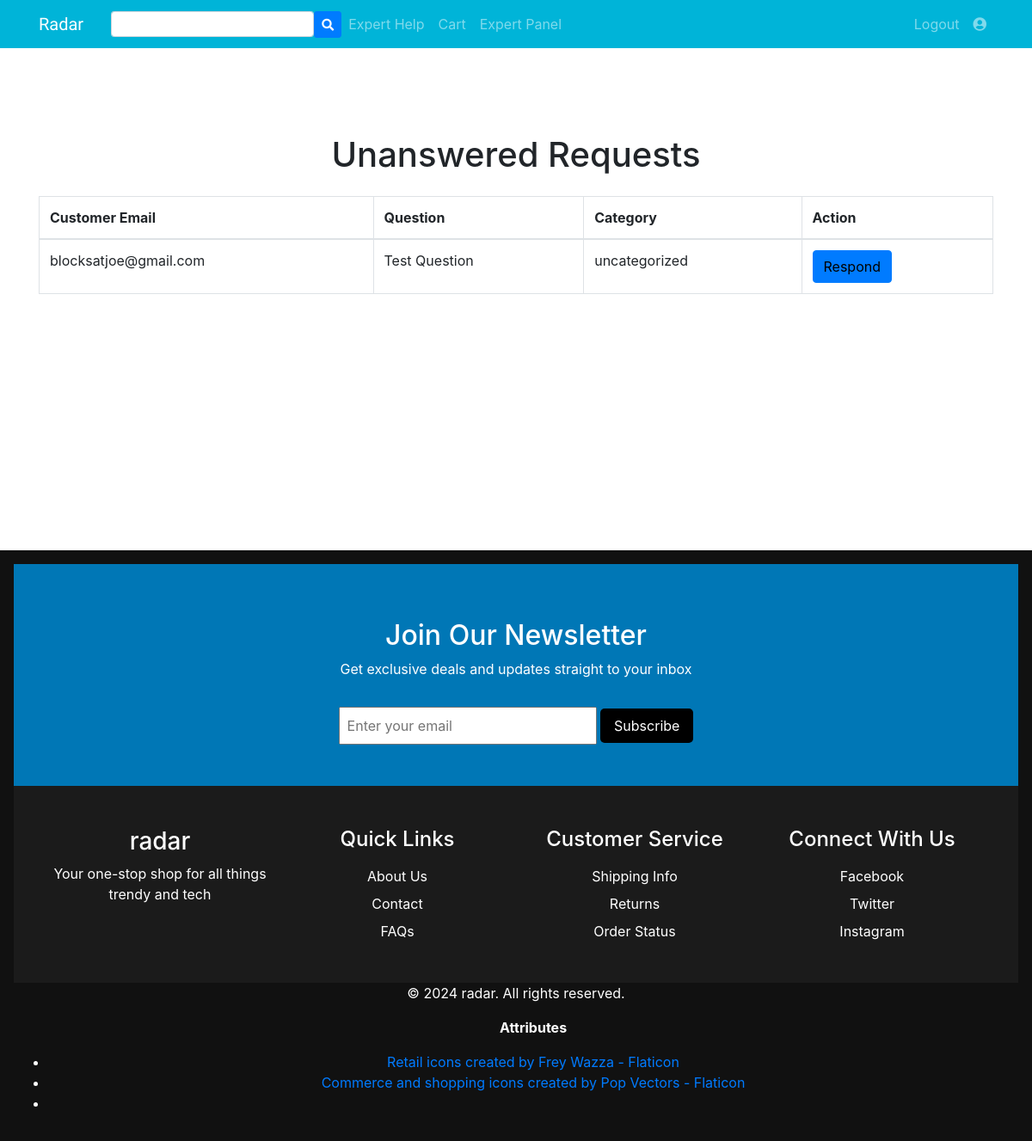
/expert_panel.php (signed in), run on an earlier commit of the app's database.
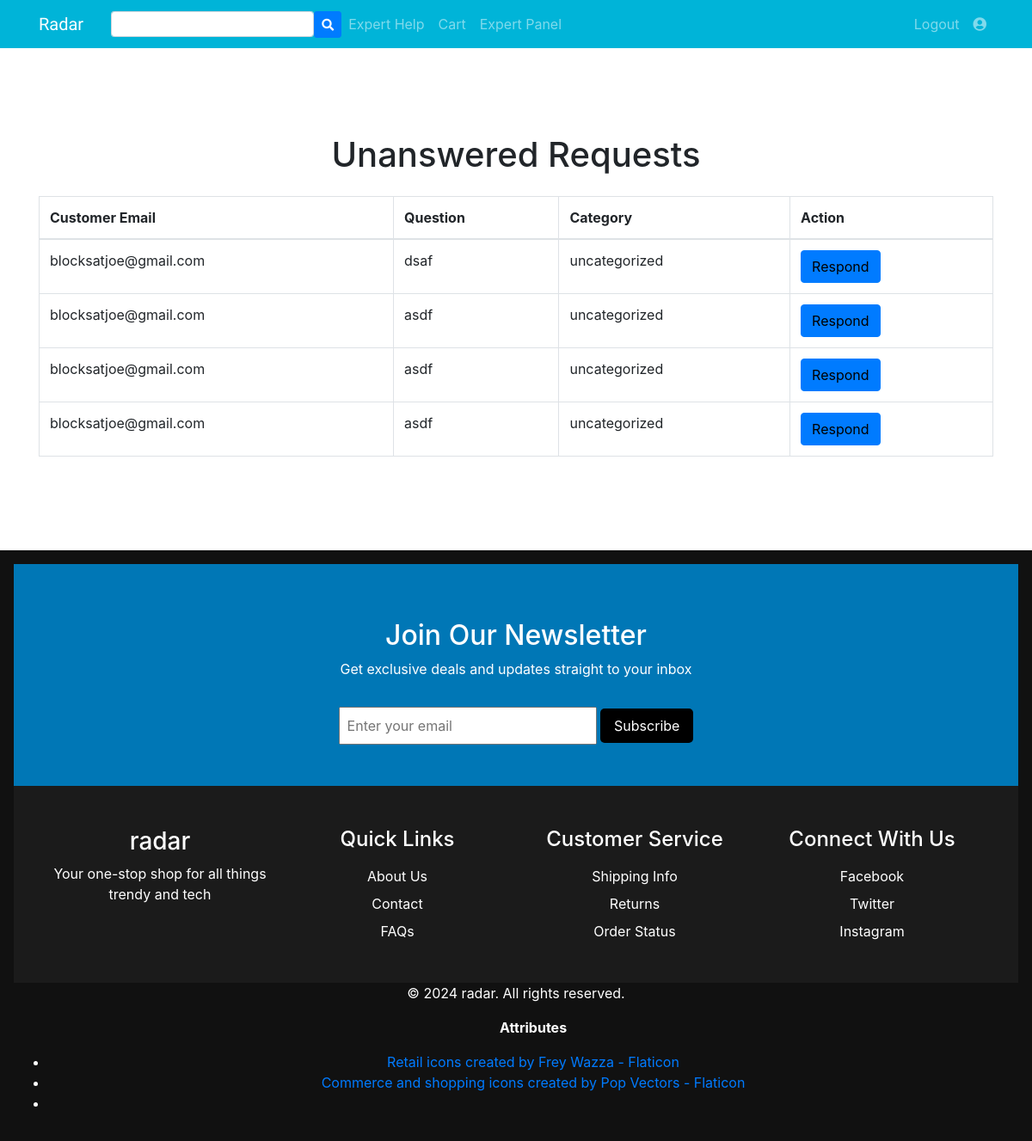
And on a later commit of the database.
### tables this page shows
CREATE TABLE `requests` (
  `id` int(11) NOT NULL,
  `customer_email` varchar(255) NOT NULL,
  `question` text NOT NULL,
  `category` enum('uncategorized','tech','fashion','home') DEFAULT 'uncategorized',
  `responded` tinyint(1) DEFAULT 0
);

### expert_panel.php (the view, shortened to what this page needs)
<?php
require("includes/common.php");
$query = "SELECT id, customer_email, question, category, responded FROM requests WHERE responded = 0 ORDER BY id DESC";
$result = mysqli_query($con, $query);
?>
<!DOCTYPE html>
<html lang="en">
<head>
    <link rel="stylesheet" href="includes/styles.css?v=1.0">
    <link rel="stylesheet" href="https://stackpath.bootstrapcdn.com/bootstrap/4.1.3/css/bootstrap.min.css">
    <link href="https://stackpath.bootstrapcdn.com/font-awesome/4.7.0/css/font-awesome.min.css" rel="stylesheet">
</head>
<body>
<?php include 'includes/navbar.php'; ?>
<div class="container" style="min-height: 600px; padding-top: 100px;">
    <h1 class="text-center mb-4">Unanswered Requests</h1>
    <?php if (mysqli_num_rows($result) > 0): ?>
        <table class="table table-bordered">
            <thead>
                <tr>
                    <th>Customer Email</th>
                    <th>Question</th>
                    <th>Category</th>
                    <th>Action</th>
                </tr>
            </thead>
            <tbody>
                <?php while ($row = mysqli_fetch_array($result)): ?>
                    <tr>
                        <td><?php echo htmlspecialchars($row['customer_email']); ?></td>
                        <td><?php echo htmlspecialchars($row['question']); ?></td>
                        <td><?php echo htmlspecialchars($row['category']); ?></td>
                        <td><a href="respond.php?id=<?php echo $row['id']; ?>" class="btn btn-primary">Respond</a></td>
                    </tr>
                <?php endwhile; ?>
            </tbody>
        </table>
    <?php else: ?>
        <p class="text-center" style="margin-top: 50px; font-size: larger;">No new requests at the moment.</p>
    <?php endif; ?>
</div>
<?php include 'includes/footer.php'; ?>
</body>
</html>

### includes/navbar.php (shortened to what this page needs)
<!DOCTYPE html>
<html lang="en">
<head>
    <link rel="stylesheet" href="styles.css?v=1.0">
    <link rel="stylesheet" href="https://stackpath.bootstrapcdn.com/bootstrap/4.1.3/css/bootstrap.min.css">
    <link href="https://stackpath.bootstrapcdn.com/font-awesome/4.7.0/css/font-awesome.min.css" rel="stylesheet" >
    <link rel="stylesheet" href="https://cdnjs.cloudflare.com/ajax/libs/font-awesome/5.15.4/css/all.min.css">
</head>
<nav class="navbar fixed-top navbar-expand-sm navbar-dark" style="background-color:#00b4d8">
    <div class="container">
        <a href="index.php" class="navbar-brand" style="font-family: 'Delius Swash Caps'">Radar</a>
        <div class="d-flex align-items-center ml-3">
            <form class="form-inline" method="GET" action="search.php">
              <div class="input-group">
                <div class="form-outline" data-mdb-input-init>
                  <input type="search" id="form1" name="query" class="form-control form-control-sm" style="height:30px;">
                </div>
                <button type="submit" class="btn btn-primary btn-sm" data-mdb-ripple-init>
                  <i class="fas fa-search"></i>
                </button>
              </div>
            </form>
          </div>
        <div class="collapse navbar-collapse justify-content-center" id="mynavbar">
            <ul class="navbar-nav">
                <li class="nav-item"><a href="help.php" class="nav-link">Expert Help</a></li>
                <?php if (isset($_SESSION['email'])) { ?>
                    <li class="nav-item"><a href="cart.php" class="nav-link">Cart</a></li>
                <?php } ?>
                <?php if (isset($_SESSION['is_expert']) && $_SESSION['is_expert'] == 1) { ?>
                  <li class="nav-item">
                    <a href="expert_panel.php" class="nav-link">Expert Panel</a>
                  </li>
                <?php } ?>
            </ul>
            <ul class="navbar-nav ml-auto">
                <?php if (isset($_SESSION['email'])) { ?>
                    <li class="nav-item">
                        <a href="logout_script.php" class="nav-link">
                            <i class="fa fa-sign-out"></i> Logout
                        </a>
                    </li>
                    <li class="nav-item">
                        <a href="account.php" class="nav-link" data-placement="bottom" data-toggle="popover" data-trigger="hover" data-content="<?php echo $_SESSION['email']; ?>">
                            <i class="fa fa-user-circle"></i>
                        </a>
                    </li>
                <?php } ?>
            </ul>
        </div>
    </div>
</nav>

### includes/footer.php
<footer>
    <section class="newsletter">
        <h2>Join Our Newsletter</h2>
        <p>Get exclusive deals and updates straight to your inbox</p>
        <input type="email" placeholder="Enter your email">
        <button>Subscribe</button>
    </section>
    <section class="footer-links">
        <div>
            <h3>radar</h3>
            <p>Your one-stop shop for all things trendy and tech</p>
        </div>
        <div>
            <h4>Quick Links</h4>
            <ul>
                <li>About Us</li>
                <li>Contact</li>
                <li>FAQs</li>
            </ul>
        </div>
        <div>
            <h4>Customer Service</h4>
            <ul>
                <li>Shipping Info</li>
                <li>Returns</li>
                <li>Order Status</li>
            </ul>
        </div>
        <div>
            <h4>Connect With Us</h4>
            <ul>
                <li>Facebook</li>
                <li>Twitter</li>
                <li>Instagram</li>
            </ul>
        </div>
    </section>
    <p class="copyright">© 2024 radar. All rights reserved.</p>
    <ul class="attributes">
        <p style="font-weight: bold">Attributes</p>
        <li><a href="https://www.flaticon.com/free-icons/retail" title="retail icons">Retail icons created by Frey Wazza - Flaticon</a></li>
        <li><a href="https://www.flaticon.com/free-icons/commerce-and-shopping" title="commerce and shopping icons">Commerce and shopping icons created by Pop Vectors - Flaticon</a><li>
</ul>
</footer>

### includes/styles.css (style rules this page uses)
.navbar { display: flex; justify-content: space-between; align-items: center; padding: 1rem 2rem; background-color: #00b4d8; }
.newsletter { background-color: #0077b6; color: white; text-align: center; padding: 3rem 1rem; }
.newsletter input { padding: 0.5rem; margin-top: 1rem; width: 300px; }
.newsletter button { padding: 0.5rem 1rem; margin-top: 1rem; background: black; color: white; border: none; border-radius: 5px; cursor: pointer; }
.footer-links { background: #1b1b1b; color: white; display: grid; grid-template-columns: repeat(auto-fit, minmax(150px, 1fr)); padding: 2rem; }
.footer-links ul { list-style: none; padding: 0; }
.footer-links li { margin-bottom: 0.5rem; }
.footer-links h4 { margin-bottom: 1rem; }
footer { background: #111; color: white; text-align: center; padding: 1rem; }
html { position: relative; min-height: 100%; }
body { overflow-x:hidden; max-width: 100%; margin:0; margin-bottom: 150px; background-color: #caf0f8; }
body, h1, h2, h3, h4, h5, h6 { font-family: 'Andika'; padding-top: 16px; }
.container a { color:black; }

What changed in the data, as far as the page shows it:
no longer on this page (row edited): requests: customer_email "blocksatjoe@gmail.com", question "Test Question", category "uncategorized"
added requests: customer_email "blocksatjoe@gmail.com", question "dsaf", category "uncategorized"
added requests: customer_email "blocksatjoe@gmail.com", question "asdf", category "uncategorized"
added requests: customer_email "blocksatjoe@gmail.com", question "asdf", category "uncategorized"
added requests: customer_email "blocksatjoe@gmail.com", question "asdf", category "uncategorized"
